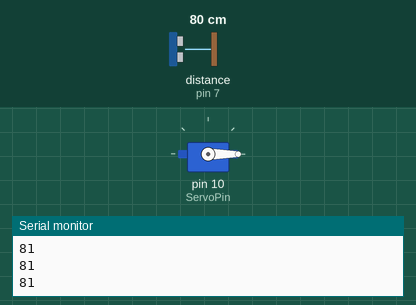
A sketch run on a simulated Arduino Uno, built with avr-gcc and run on an emulated ATmega328P. Parts: servo, the last lines printed to the serial monitor. The test bench sets the inputs (shaded band); at power-on: distance to the obstacle (sensor on pin 7) 80 cm. The echo pulse lasts 58.3 µs per cm.

Above: at 1.2 s.
1.3 s: distance to the obstacle (sensor on pin 7) set to 4 cm
At 2.5 s:
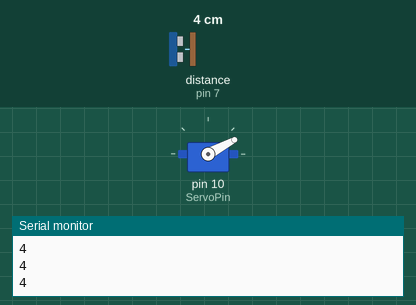
2.8 s: distance to the obstacle (sensor on pin 7) set to 9 cm
At 4.0 s:
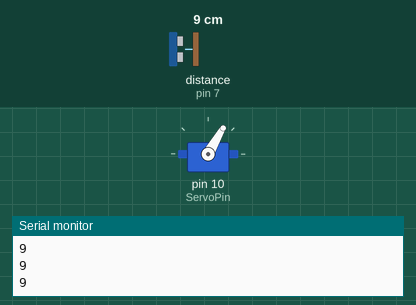
4.3 s: distance to the obstacle (sensor on pin 7) set to 18 cm
At 4.9 s:
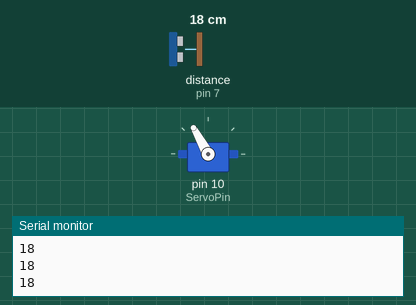
5.8 s: distance to the obstacle (sensor on pin 7) set to 35 cm
At 6.3 s:
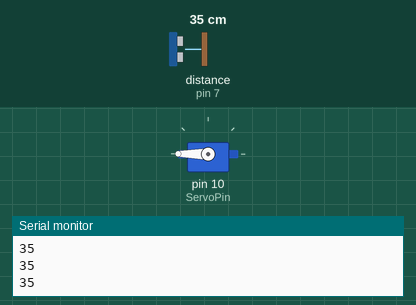
Timing chart, 0 to 8.3 s (numbered marks = the images above; inputs shaded):
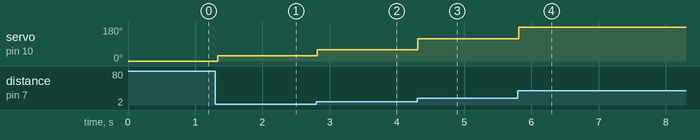

The sketch:

shiny_jaban1.ino
```cpp
#include <Servo.h>

#include <Servo.h>
#include <NewPing.h>

const int ServoPin = 10;
const int TriggerPin = 6;
const int EchoPin = 7;

// 100 = maxDistance
NewPing sonar (TriggerPin, EchoPin, 100);
Servo servo;

void setup() {
  Serial.begin(9600);
  servo.attach(ServoPin);
}

void loop() {
  int cm = sonar.ping_cm();
  Serial.println(cm);
  int angle = map(cm, 2, 15, 15, 100);
  servo.write(angle);
  delay(50);
}
```

Measured:
- after the input at 1.3 s, servo on pin 10 (ServoPin): 0° → 28° at once
- after the input at 2.8 s, servo on pin 10 (ServoPin): 28° → 60° at once
- after the input at 4.3 s, servo on pin 10 (ServoPin): 60° → 119° at once
- after the input at 5.8 s, servo on pin 10 (ServoPin): 119° → 180° at once
